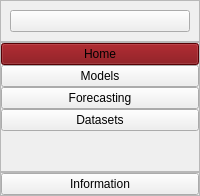
     <widget class="QWidget" name="leftMenuContainer" native="true">
      <layout class="QVBoxLayout" name="verticalLayout">
       <property name="spacing">
        <number>0</number>
       </property>
       <property name="leftMargin">
        <number>0</number>
       </property>
       <property name="topMargin">
        <number>0</number>
       </property>
       <property name="rightMargin">
        <number>0</number>
       </property>
       <property name="bottomMargin">
        <number>0</number>
       </property>
       <item>
        <widget class="QWidget" name="leftMenuSubContainer" native="true">
         <layout class="QVBoxLayout" name="verticalLayout_2">
          <property name="spacing">
           <number>0</number>
          </property>
          <property name="leftMargin">
           <number>0</number>
          </property>
          <property name="topMargin">
           <number>0</number>
          </property>
          <property name="rightMargin">
           <number>0</number>
          </property>
          <property name="bottomMargin">
           <number>0</number>
          </property>
          <item alignment="Qt::AlignTop">
           <widget class="QFrame" name="frame">
            <property name="frameShape">
             <enum>QFrame::StyledPanel</enum>
            </property>
            <property name="frameShadow">
             <enum>QFrame::Raised</enum>
            </property>
            <layout class="QVBoxLayout" name="verticalLayout_3">
             <item>
              <widget class="QPushButton" name="Menu_btn">
               <property name="toolTip">
                <string>Menu</string>
               </property>
               <property name="text">
                <string/>
               </property>
               <property name="icon">
                <iconset resource="resources.qrc">
                 <normaloff>:/icons/project_icons/menu.svg</normaloff>:/icons/project_icons/menu.svg</iconset>
               </property>
               <property name="iconSize">
                <size>
                 <width>41</width>
                 <height>41</height>
                </size>
               </property>
              </widget>
             </item>
            </layout>
           </widget>
          </item>
          <item>
           <widget class="QFrame" name="frame_2">
            <property name="frameShape">
             <enum>QFrame::StyledPanel</enum>
            </property>
            <property name="frameShadow">
             <enum>QFrame::Raised</enum>
            </property>
            <layout class="QVBoxLayout" name="verticalLayout_4">
             <property name="spacing">
              <number>0</number>
             </property>
             <property name="leftMargin">
              <number>0</number>
             </property>
             <property name="topMargin">
              <number>0</number>
             </property>
             <property name="rightMargin">
              <number>0</number>
             </property>
             <property name="bottomMargin">
              <number>0</number>
             </property>
             <item>
              <widget class="QPushButton" name="Home_btn">
               <property name="toolTip">
                <string>Go to Home</string>
               </property>
               <property name="styleSheet">
                <string notr="true">background-color: #7A0006</string>
               </property>
               <property name="text">
                <string>Home</string>
               </property>
               <property name="icon">
                <iconset>
                 <normalon>:/icons/project_icons/home.svg</normalon>
                </iconset>
               </property>
               <property name="iconSize">
                <size>
                 <width>41</width>
                 <height>41</height>
                </size>
               </property>
              </widget>
             </item>
             <item>
              <widget class="QPushButton" name="Models_btn">
               <property name="toolTip">
                <string>See Models</string>
               </property>
               <property name="text">
                <string>Models</string>
               </property>
               <property name="icon">
                <iconset>
                 <normalon>:/icons/project_icons/layers.svg</normalon>
                </iconset>
               </property>
               <property name="iconSize">
                <size>
                 <width>41</width>
                 <height>41</height>
                </size>
               </property>
              </widget>
             </item>
             <item>
              <widget class="QPushButton" name="Forecasting_btn">
               <property name="toolTip">
                <string>See forecasts</string>
               </property>
               <property name="text">
                <string>Forecasting</string>
               </property>
               <property name="icon">
                <iconset resource="resources.qrc">
                 <normaloff>:/icons/project_icons/activity.svg</normaloff>:/icons/project_icons/activity.svg</iconset>
               </property>
               <property name="iconSize">
                <size>
                 <width>41</width>
                 <height>41</height>
                </size>
               </property>
              </widget>
             </item>
             <item>
              <widget class="QPushButton" name="Datasets_btn">
               <property name="toolTip">
                <string>See datasets</string>
               </property>
               <property name="text">
                <string>Datasets</string>
               </property>
               <property name="icon">
                <iconset resource="resources.qrc">
                 <normaloff>:/icons/project_icons/database.svg</normaloff>:/icons/project_icons/database.svg</iconset>
               </property>
               <property name="iconSize">
                <size>
                 <width>41</width>
                 <height>41</height>
                </size>
               </property>
              </widget>
             </item>
             <item>
              <spacer name="verticalSpacer">
               <property name="orientation">
                <enum>Qt::Vertical</enum>
               </property>
               <property name="sizeHint" stdset="0">
                <size>
                 <width>20</width>
                 <height>40</height>
                </size>
               </property>
              </spacer>
             </item>
            </layout>
           </widget>
          </item>
          <item>
           <widget class="QFrame" name="frame_3">
            <property name="frameShape">
             <enum>QFrame::StyledPanel</enum>
            </property>
            <property name="frameShadow">
             <enum>QFrame::Raised</enum>
            </property>
            <layout class="QVBoxLayout" name="verticalLayout_5">
             <property name="spacing">
              <number>0</number>
             </property>
             <property name="leftMargin">
              <number>0</number>
             </property>
             <property name="topMargin">
              <number>0</number>
             </property>
             <property name="rightMargin">
              <number>0</number>
             </property>
             <property name="bottomMargin">
              <number>0</number>
             </property>
             <item>
              <widget class="QPushButton" name="Info_btn">
               <property name="toolTip">
                <string>Information</string>
               </property>
               <property name="text">
                <string>Information</string>
               </property>
               <property name="icon">
                <iconset>
                 <normalon>:/icons/project_icons/info.svg</normalon>
                </iconset>
               </property>
               <property name="iconSize">
                <size>
                 <width>41</width>
                 <height>41</height>
                </size>
               </property>
              </widget>
             </item>
            </layout>
           </widget>
          </item>
         </layout>
        </widget>
       </item>
      </layout>
     </widget>
